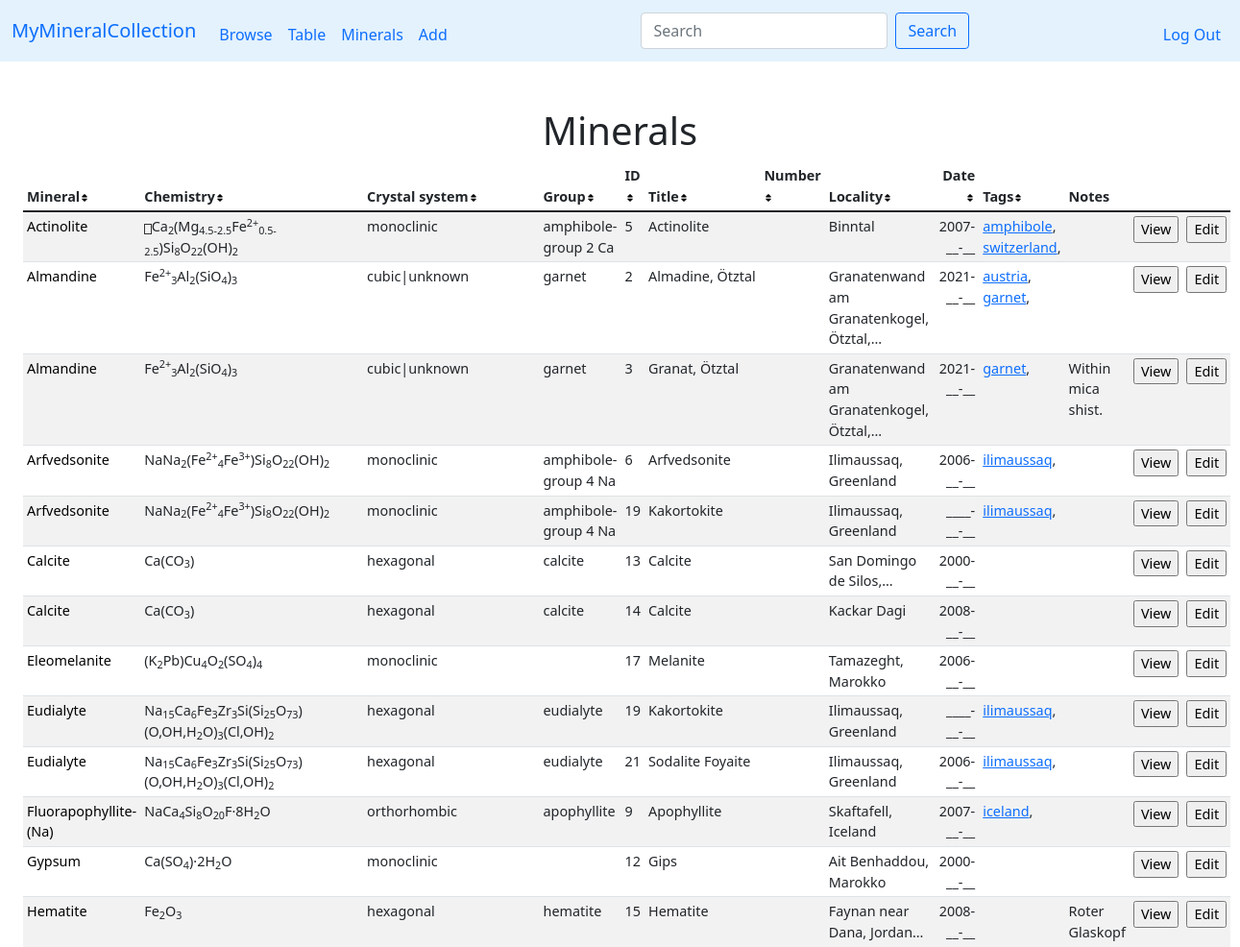
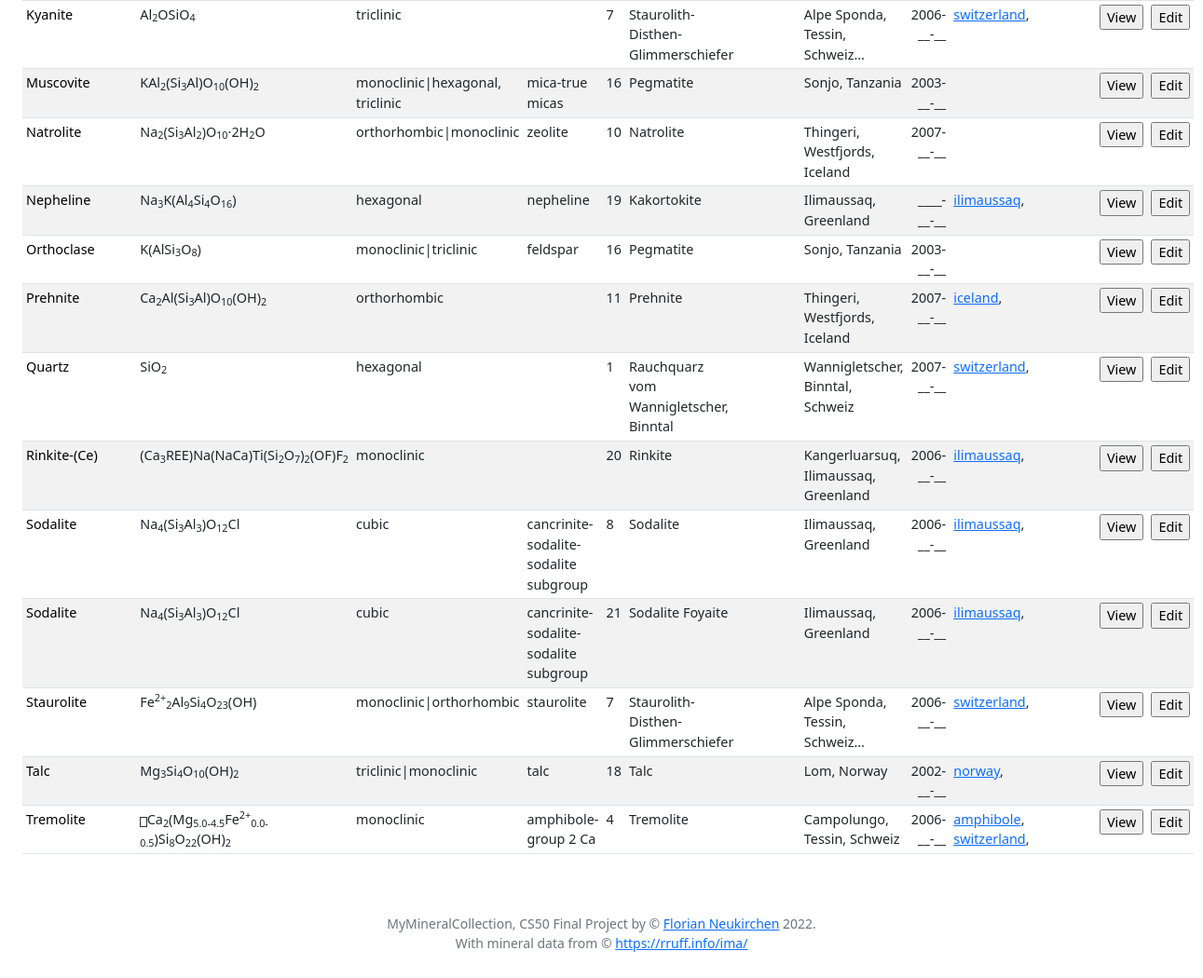
Page /mineral (signed in) on the earlier database version (2 pictures, top to bottom).
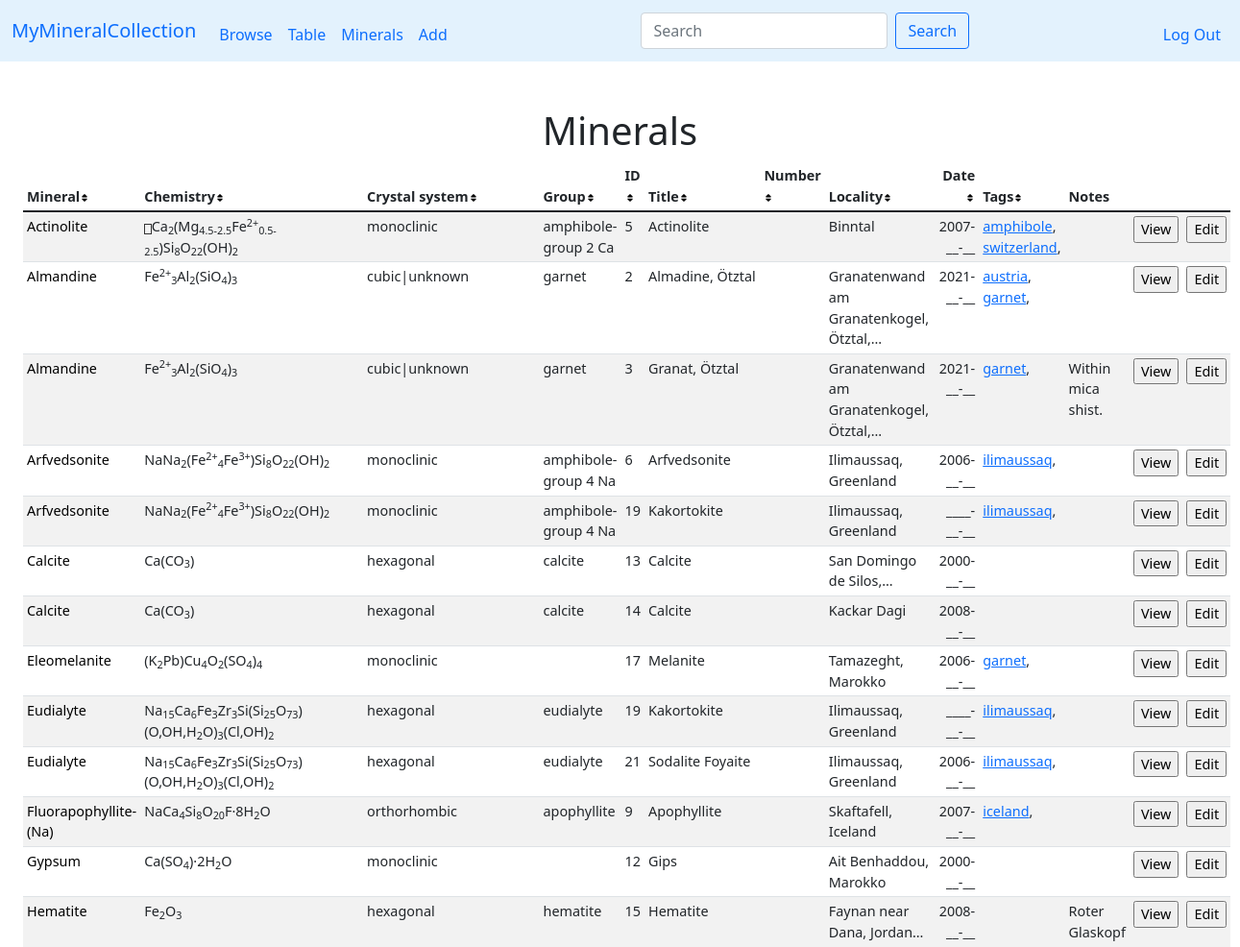
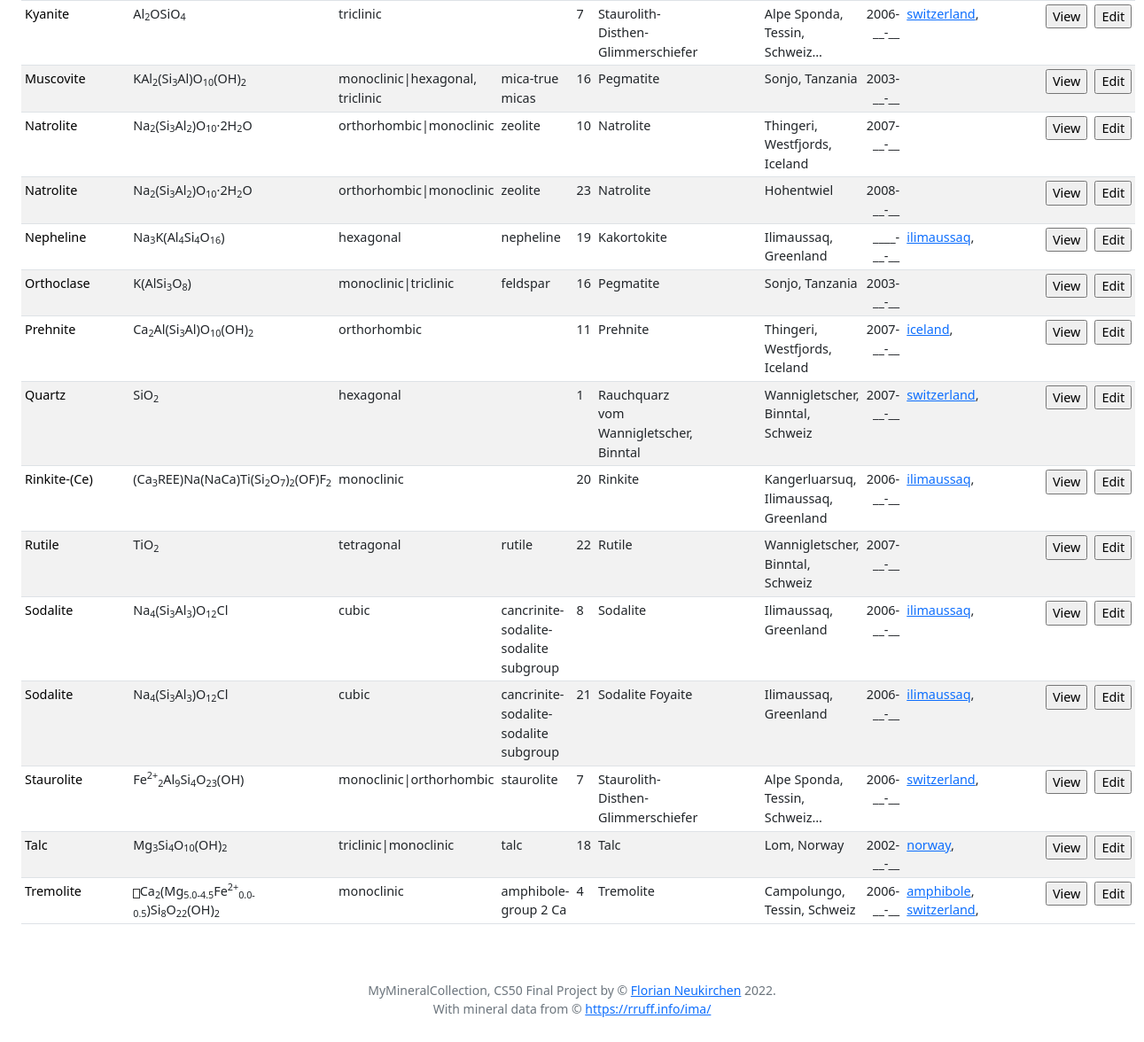
Same page on the later database version (2 pictures, top to bottom).
### tables this page shows
CREATE TABLE specmin (specimen_id INTEGER NOT NULL REFERENCES specimen(id) ON DELETE CASCADE, min_symbol TEXT NOT NULL, FOREIGN KEY(min_symbol) REFERENCES minerals(symbol));

CREATE TABLE minerals (symbol TEXT, name TEXT NOT NULL, chemistry TEXT, elements TEXT, crystal_system TEXT, fleischer TEXT, PRIMARY KEY(symbol));

CREATE TABLE specimen (id INTEGER PRIMARY KEY AUTOINCREMENT NOT NULL, user_id INTEGER NOT NULL, my_id TEXT, title TEXT, locality TEXT, day INTEGER, month INTEGER, year INTEGER, notes TEXT, thumbnail TEXT);

CREATE TABLE tags (specimen_id INTEGER NOT NULL REFERENCES specimen(id) ON DELETE CASCADE, tag TEXT NOT NULL);

### app.py (the view, shortened to what this page needs)
@app.route("/mineral")
def mineral():
    min = request.args.get("n")
    if not min:
        rows = db.execute("SELECT * FROM (SELECT * FROM SPECIMEN JOIN specmin ON specimen.id = specmin.specimen_id WHERE user_id = ?) a INNER JOIN minerals ON a.min_symbol = minerals.symbol ORDER BY minerals.name", session["user_id"])
        for row in rows:
            row['tags'] = db.execute("SELECT tags.tag AS tag FROM tags JOIN specimen ON tags.specimen_id = specimen.id WHERE specimen.id = ? ORDER BY tag", row['id'])
        return render_template("mintable.html", rows=rows)

### app.py (called while the page is built)
@app.after_request
def after_request(response):
    response.headers["Cache-Control"] = "no-cache, no-store, must-revalidate"
    response.headers["Expires"] = 0
    response.headers["Pragma"] = "no-cache"
    return response

### helpers.py (called while the page is built)
def date2(value):
    if not value:
        return "__"
    return f"{value:02d}"

def date4(value):
    if not value:
        return "____"
    return f"{value:04d}"

def taglink(value):
    if not value:
        return ""
    html = '<a href="tag?t=' + value + '">' + value + '</a>'
    return html

def minlink(value):
    if not value:
        return ""
    html = '<a href="mineral?n=' + value + '" class="minlink">' + value + '</a>'
    return html

def shortnotes(value):
    n = 4
    result_list = value.split()
    if len(result_list) < n:
        return value
    return " ".join(result_list[:n]) + "…"

### templates/mintable.html (shortened to what this page needs)
{% extends "layout.html" %}
{% block main %}
<div class="container-fluid">
    <h1>Minerals</h1>
    <table class="table table-striped size90 table-sm" id="mytable">
        <thead>
            <tr>
                <th class="text-start" onclick="sortTable(0)">Mineral<img src="static/sort-solid.svg" width="10px" height="10px"></th>
                <th class="text-start" onclick="sortTable(1)">Chemistry<img src="static/sort-solid.svg" width="10px" height="10px"></th>
                <th class="text-start" onclick="sortTable(2)">Crystal system<img src="static/sort-solid.svg" width="10px" height="10px"></th>
                <th class="text-start" onclick="sortTable(3)">Group<img src="static/sort-solid.svg" width="10px" height="10px"></th>
                <th class="text-start" id="IDColumn" onclick="sortTable(4)">ID<img src="static/sort-solid.svg" width="10px" height="10px"></th>
                <th class="text-start" onclick="sortTable(5)">Title<img src="static/sort-solid.svg" width="10px" height="10px"></th>
                <th class="text-start" onclick="sortTable(6)">Number<img src="static/sort-solid.svg" width="10px" height="10px"></th>
                <th class="text-start" onclick="sortTable(7)">Locality<img src="static/sort-solid.svg" width="10px" height="10px"></th>
                <th class="text-end" onclick="sortTable(8)">Date<img src="static/sort-solid.svg" width="10px" height="10px"></th>
                <th class="text-start" onclick="sortTable(9)">Tags<img src="static/sort-solid.svg" width="10px" height="10px"></th>
                <th class="text-start">Notes</th>
            </tr>
        </thead>
        <tbody>
            {% for row in rows %}
            <tr id="tr{{ row['id'] }}">
                <td class="text-start">{{ row['name'] | minlink | safe }}</td>
                <td class="text-start">{{ row['chemistry'] | safe }}</td>
                <td class="text-start">{{ row['crystal_system'] }}</td>
                <td class="text-start">{{ row['fleischer'] }}</td>
                <td class="text-start">{{ row['id'] }}</td>
                <td class="text-start">{{ row['title'] }}</td>
                <td class="text-start">{{ row['my_id'] }}</td>
                <td class="text-start">{{ row['locality'] | shortnotes }}</td>
                <td class="text-end">{{ row['year'] | date4}}-{{ row['month'] | date2 }}-{{ row['day'] | date2 }}</td>
                <td class="text-start">
                    {% for tag in row['tags'] %}
                    {{ tag['tag'] | taglink | safe }},
                    {% endfor %}
                </td>
                <td class="text-start">{{ row['notes'] | shortnotes }}</td>
                <td>
                    <form action="/view">
                        <input type="submit" value="View">
                    </form>
                </td>
                <td>
                    <form action="/edit">
                        <input type="submit" value="Edit">
                    </form>
                </td>
            </tr>
            {% endfor %}
        </tbody>
    </table>
</div>
{% endblock %}

### templates/layout.html (shortened to what this page needs)
<!DOCTYPE html>
<html lang="en">
    <head>
        <link href="https://cdn.jsdelivr.net/npm/bootstrap@5.1.3/dist/css/bootstrap.min.css" rel="stylesheet">
        <link href="/static/styles.css" rel="stylesheet">
    </head>
    <body>
        <nav class="navbar navbar-expand-md myblue">
            <div class="container-fluid">
                <a class="navbar-brand" href="/">MyMineralCollection</a>
                <div class="collapse navbar-collapse" id="navbarNav">
                    {% if session["user_id"] %}
                        <ul class="navbar-nav me-auto mt-2 mb-lg-0">
                            <li class="nav-item"><a class="nav-link" href="/">Browse</a></li>
                            <li class="nav-item"><a class="nav-link" href="/table">Table</a></li>
                            <li class="nav-item"><a class="nav-link" href="/mineral">Minerals</a></li>
                            <li class="nav-item"><a class="nav-link" href="/add">Add</a></li>
                        </ul>
                        <form class="d-flex" role="search" action="/">
                            <input class="form-control me-2" type="search" name="search" placeholder="Search" aria-label="Search">
                            <button class="btn btn-outline-primary" type="submit">Search</button>
                        </form>
                        <ul class="navbar-nav ms-auto mt-2">
                            <li class="nav-item"><a class="nav-link" href="/logout">Log Out</a></li>
                        </ul>
                    {% else %}
                        <ul class="navbar-nav ms-auto mt-2">
                            <li class="nav-item"><a class="nav-link" href="/register">Register</a></li>
                            <li class="nav-item"><a class="nav-link" href="/login">Log In</a></li>
                        </ul>
                    {% endif %}
                </div>
            </div>
        </nav>
        <main class="container-fluid py-5 text-center">
            {% block main %}{% endblock %}
        </main>
        <footer class="mb-5 small text-center text-muted">
            MyMineralCollection, CS50 Final Project by &#169; <a href="https://www.riannek.de/">Florian Neukirchen</a> 2022. <br> With mineral data from &#169; <a href="https://rruff.info/ima/">https://rruff.info/ima/</a>
        </footer>
</body>
</html>

### static/styles.css (style rules this page uses)
.myblue { background-color: #e3f2fd; }
.size90 { font-size: 90%; }
.minlink:link { text-decoration: none; color: black; }

Differences in the rows shown:
added tags: tag|taglink "garnet", shown under specmin "Eleomelanite"
added specmin: name|minlink "Natrolite", chemistry "Na 2 (Si 3 Al 2 )O 10 ·2H 2 O", crystal_system "orthorhombic|monoclinic", fleischer "zeolite", id "23", title "Natrolite", locality|shortnotes "Hohentwiel", year "2008", month "__", day "__"
added specmin: name|minlink "Rutile", chemistry "TiO 2", crystal_system "tetragonal", fleischer "rutile", id "22", title "Rutile", locality|shortnotes "Wannigletscher, Binntal, Schweiz", year "2007", month "__", day "__"
